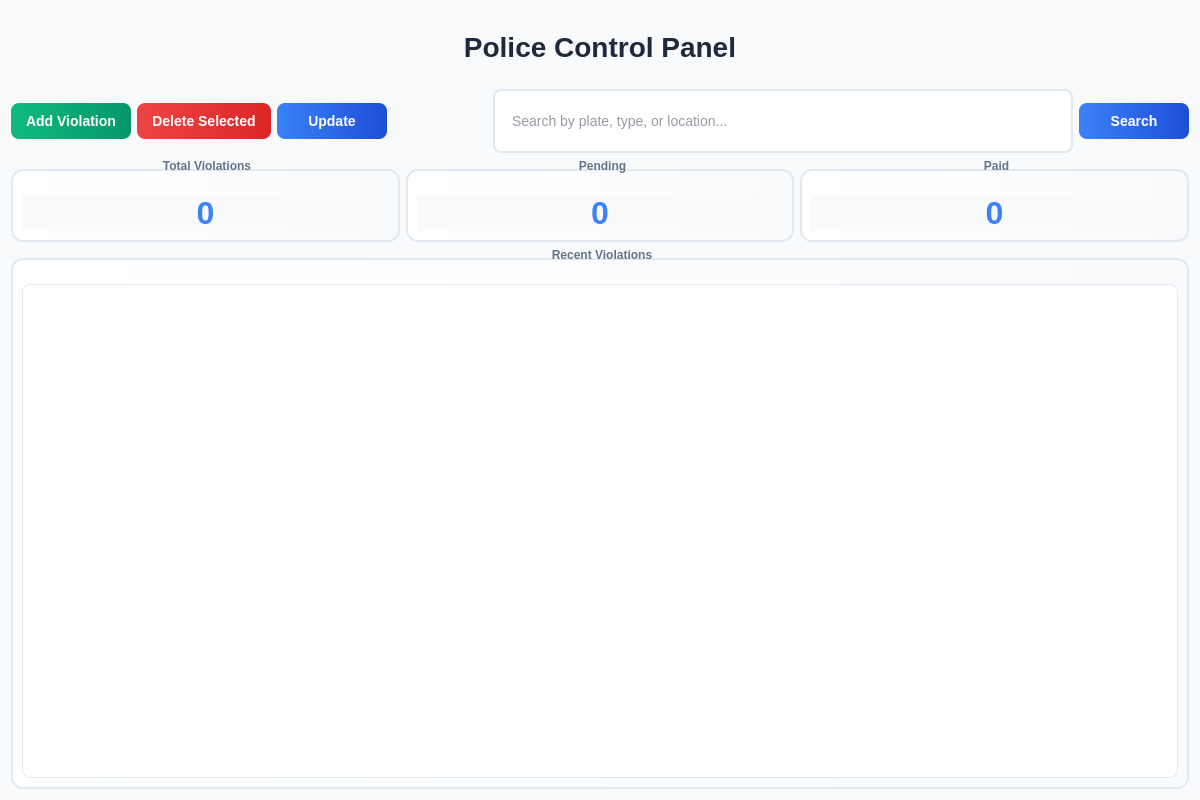
<?xml version="1.0" encoding="UTF-8"?>
<ui version="4.0">
 <class>PoliceDashboard</class>
 <widget class="QWidget" name="PoliceDashboard">
  <property name="geometry">
   <rect>
    <x>0</x>
    <y>0</y>
    <width>1200</width>
    <height>800</height>
   </rect>
  </property>
  <property name="styleSheet">
   <string notr="true">
				QWidget { background:#f8fafc; font-family:'Segoe UI',Arial,sans-serif; }
				QLabel#titleLabel { color:#1e293b; font-size:28px; font-weight:bold; padding:20px 0px; }
				QPushButton { background:qlineargradient(x1:0,y1:0,x2:1,y2:0, stop:0 #3b82f6, stop:1 #1d4ed8); color:white; border:none; border-radius:8px; padding:10px 15px; font-weight:bold; font-size:14px; min-width:80px; }
				QPushButton:hover { background:qlineargradient(x1:0,y1:0,x2:1,y2:0, stop:0 #2563eb, stop:1 #1e40af); }
				QPushButton#addButton { background:qlineargradient(x1:0,y1:0,x2:1,y2:0, stop:0 #10b981, stop:1 #059669); }
				QPushButton#deleteButton { background:qlineargradient(x1:0,y1:0,x2:1,y2:0, stop:0 #ef4444, stop:1 #dc2626); }
				QPushButton#refreshButton { background:qlineargradient(x1:0,y1:0,x2:1,y2:0, stop:0 #f59e0b, stop:1 #d97706); }
				QLineEdit { background:#fff; border:2px solid #e2e8f0; border-radius:8px; padding:10px 15px; font-size:14px; color:#2d3748; min-height:40px; }
				QLineEdit:focus { border-color:#3b82f6; }
				QLineEdit::placeholder { color:#94a3b8; font-style:italic; }
				QGroupBox { background:qlineargradient(x1:0,y1:0,x2:1,y2:0, stop:0 #fff, stop:1 #f8fafc); border:2px solid #e2e8f0; border-radius:12px; margin-top:10px; padding-top:15px; font-weight:bold; color:#475569; }
				QGroupBox::title { subcontrol-origin:margin; subcontrol-position:top center; padding:0px 10px; background:transparent; color:#64748b; font-size:14px; }
				QLabel#totalLabel, QLabel#pendingLabel, QLabel#paidLabel { color:#3b82f6; font-size:32px; font-weight:bold; text-align:center; }
				QTableView { background:#fff; border:1px solid #e2e8f0; border-radius:8px; }
				QHeaderView::section { background:qlineargradient(x1:0,y1:0,x2:1,y2:0, stop:0 #1e293b, stop:1 #334155); color:white; padding:8px; font-weight:bold; }
			</string>
  </property>
  <layout class="QVBoxLayout" name="verticalLayout">
   <item>
    <widget class="QLabel" name="titleLabel">
     <property name="text">
      <string>Police Control Panel</string>
     </property>
     <property name="alignment">
      <set>Qt::AlignmentFlag::AlignCenter</set>
     </property>
    </widget>
   </item>
   <item>
    <layout class="QHBoxLayout" name="actionLayout">
     <item>
      <widget class="QPushButton" name="addButton">
       <property name="text">
        <string>Add Violation</string>
       </property>
      </widget>
     </item>
     <item>
      <widget class="QPushButton" name="deleteButton">
       <property name="text">
        <string>Delete Selected</string>
       </property>
      </widget>
     </item>
     <item alignment="Qt::AlignmentFlag::AlignHCenter|Qt::AlignmentFlag::AlignVCenter">
      <widget class="QPushButton" name="UpdateButton">
       <property name="layoutDirection">
        <enum>Qt::LayoutDirection::LeftToRight</enum>
       </property>
       <property name="text">
        <string>Update</string>
       </property>
      </widget>
     </item>
     <item>
      <spacer name="horizontalSpacer">
       <property name="orientation">
        <enum>Qt::Orientation::Horizontal</enum>
       </property>
       <property name="sizeType">
        <enum>QSizePolicy::Policy::Fixed</enum>
       </property>
       <property name="sizeHint" stdset="0">
        <size>
         <width>100</width>
         <height>0</height>
        </size>
       </property>
      </spacer>
     </item>
     <item>
      <widget class="QLineEdit" name="searchEdit">
       <property name="placeholderText">
        <string>Search by plate, type, or location...</string>
       </property>
      </widget>
     </item>
     <item>
      <widget class="QPushButton" name="searchButton">
       <property name="text">
        <string>Search</string>
       </property>
      </widget>
     </item>
    </layout>
   </item>
   <item>
    <layout class="QHBoxLayout" name="statsLayout">
     <item>
      <widget class="QGroupBox" name="totalBox">
       <property name="title">
        <string>Total Violations</string>
       </property>
       <layout class="QVBoxLayout">
        <item>
         <widget class="QLabel" name="totalLabel">
          <property name="text">
           <string>0</string>
          </property>
          <property name="alignment">
           <set>Qt::AlignmentFlag::AlignCenter</set>
          </property>
         </widget>
        </item>
       </layout>
      </widget>
     </item>
     <item>
      <widget class="QGroupBox" name="pendingBox">
       <property name="title">
        <string>Pending</string>
       </property>
       <layout class="QVBoxLayout">
        <item>
         <widget class="QLabel" name="pendingLabel">
          <property name="text">
           <string>0</string>
          </property>
          <property name="alignment">
           <set>Qt::AlignmentFlag::AlignCenter</set>
          </property>
         </widget>
        </item>
       </layout>
      </widget>
     </item>
     <item>
      <widget class="QGroupBox" name="paidBox">
       <property name="title">
        <string>Paid</string>
       </property>
       <layout class="QVBoxLayout">
        <item>
         <widget class="QLabel" name="paidLabel">
          <property name="text">
           <string>0</string>
          </property>
          <property name="alignment">
           <set>Qt::AlignmentFlag::AlignCenter</set>
          </property>
         </widget>
        </item>
       </layout>
      </widget>
     </item>
    </layout>
   </item>
   <item>
    <widget class="QGroupBox" name="violationsTableBox">
     <property name="title">
      <string>Recent Violations</string>
     </property>
     <layout class="QVBoxLayout">
      <item>
       <widget class="QTableView" name="tableView">
        <property name="minimumSize">
         <size>
          <width>0</width>
          <height>400</height>
         </size>
        </property>
       </widget>
      </item>
     </layout>
    </widget>
   </item>
  </layout>
 </widget>
 <resources/>
 <connections/>
</ui>
